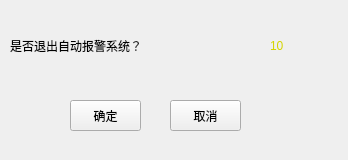
<?xml version="1.0" encoding="UTF-8"?>
<ui version="4.0">
 <class>Mymesgebox</class>
 <widget class="QWidget" name="Mymesgebox">
  <property name="geometry">
   <rect>
    <x>0</x>
    <y>0</y>
    <width>348</width>
    <height>160</height>
   </rect>
  </property>
  <property name="windowTitle">
   <string>Form</string>
  </property>
  <widget class="QPushButton" name="noexit_btn">
   <property name="geometry">
    <rect>
     <x>170</x>
     <y>100</y>
     <width>71</width>
     <height>31</height>
    </rect>
   </property>
   <property name="text">
    <string>取消</string>
   </property>
  </widget>
  <widget class="QPushButton" name="exit_btn">
   <property name="geometry">
    <rect>
     <x>70</x>
     <y>100</y>
     <width>71</width>
     <height>31</height>
    </rect>
   </property>
   <property name="text">
    <string>确定</string>
   </property>
  </widget>
  <widget class="QLabel" name="label">
   <property name="geometry">
    <rect>
     <x>10</x>
     <y>30</y>
     <width>231</width>
     <height>31</height>
    </rect>
   </property>
   <property name="styleSheet">
    <string notr="true">font: 75 14pt &quot;华文行楷&quot;;</string>
   </property>
   <property name="text">
    <string>是否退出自动报警系统？</string>
   </property>
  </widget>
  <widget class="QLabel" name="time_lab">
   <property name="geometry">
    <rect>
     <x>270</x>
     <y>30</y>
     <width>41</width>
     <height>31</height>
    </rect>
   </property>
   <property name="styleSheet">
    <string notr="true">font: 75 italic 20pt &quot;Algerian&quot;;
color: rgb(212, 212, 0);</string>
   </property>
   <property name="text">
    <string>10</string>
   </property>
  </widget>
  <widget class="QStackedWidget" name="stackedWidget">
   <property name="geometry">
    <rect>
     <x>0</x>
     <y>0</y>
     <width>361</width>
     <height>161</height>
    </rect>
   </property>
   <property name="styleSheet">
    <string notr="true">border-image: url(:/images/beijing6.jpg);</string>
   </property>
   <widget class="QWidget" name="page"/>
   <widget class="QWidget" name="page_2"/>
  </widget>
  <zorder>stackedWidget</zorder>
  <zorder>noexit_btn</zorder>
  <zorder>exit_btn</zorder>
  <zorder>label</zorder>
  <zorder>time_lab</zorder>
 </widget>
 <resources/>
 <connections/>
</ui>
